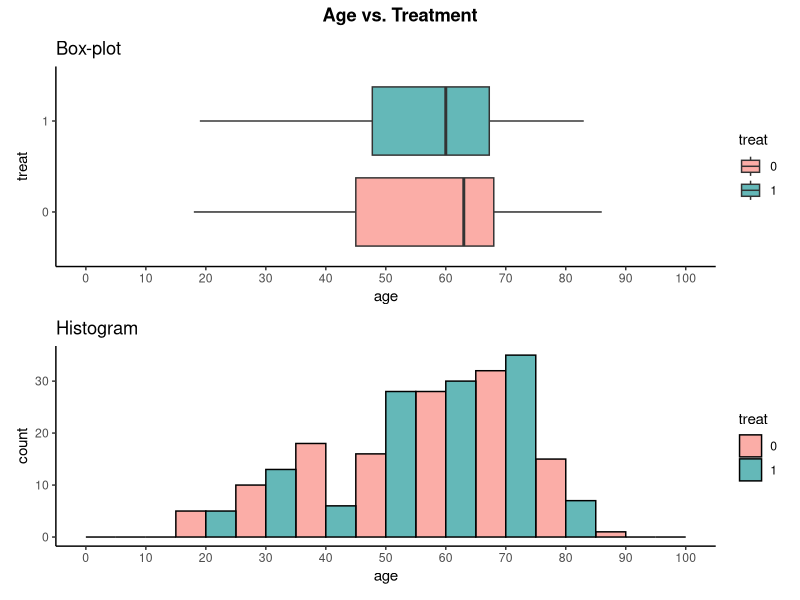
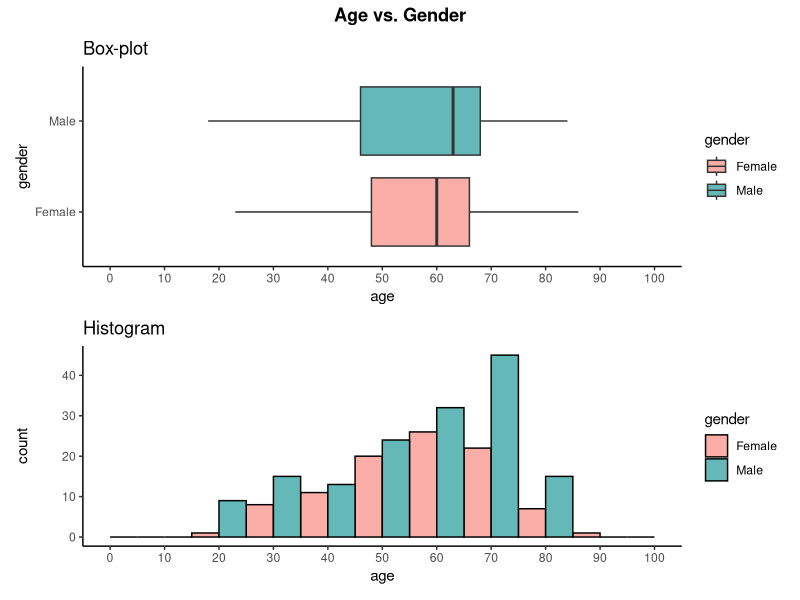

Reproduce these figures in R, in order.
#   T Are there any correlated measurements?

#   K Does the preoperative pain change with age of the patients?
#   T Do BMI and age have a linear relationship?

#Load libraries
library(here)
library(tidyverse)
library(ggplot2)
library(patchwork)

data <- read.csv2(here("DATA", "clean_data.csv"))

#----- Does the age distribution depend on `treat`? --------------------------------------

# Set 'treat' as factor
data$treat <- factor(data$treat)

# Boxplot Age vs. Treat 
boxplot_treat <- ggplot(data, aes(x = treat, y = age, fill = treat)) +
  geom_boxplot() +
  scale_fill_manual(values = c("0" = "#FBADA7", "1" = "#64B8B8")) +
  scale_y_continuous(breaks = c(0, 10, 20, 30, 40, 50, 60, 70, 80, 90, 100), limits = c(0, 100)) +
  labs(title = "Box-plot") +
  theme_classic() +
  coord_flip()  

# Histogram Age vs. Treat 
histogram_treat <- ggplot(data, aes(y = age, fill = treat)) +
  geom_histogram(binwidth = 10, position = "dodge", color = "black") +
  scale_fill_manual(values = c("0" = "#FBADA7", "1" = "#64B8B8")) +
  scale_y_continuous(breaks = c(0, 10, 20, 30, 40, 50, 60, 70, 80, 90, 100), limits = c(0, 100)) +
  labs(title = "Histogram") +
  theme_classic() +
  coord_flip()  

# Combine plots 
Age_vs_treat_plot <- (boxplot_treat / histogram_treat) + 
  plot_annotation(
    title = "Age vs. Treatment",
    theme = theme(plot.title = element_text(hjust = 0.5, face = "bold"))
  )
Age_vs_treat_plot

#----- Does the age distribution of the patients depend on their sex (`gender`)?--------

# Boxplot: Age vs. Gender
boxplot_gender <- ggplot(data, aes(x = gender, y = age, fill = gender)) +
  geom_boxplot() +
  scale_fill_manual(values = c("Female" = "#FBADA7", "Male" = "#64B8B8")) +
  scale_y_continuous(breaks = c(0, 10, 20, 30, 40, 50, 60, 70, 80, 90, 100), limits = c(0, 100)) +
  labs(title = "Box-plot") +
  theme_classic() +
  coord_flip() 

# Histogram: Age vs. Gender
histogram_gender <- ggplot(data, aes(y = age, fill = gender)) +
  geom_histogram(binwidth = 10, position = "dodge", color = "black") +
  scale_fill_manual(values = c("Female" = "#FBADA7", "Male" = "#64B8B8")) +
  scale_y_continuous(breaks = c(0 ,10, 20, 30, 40, 50, 60, 70, 80, 90, 100), limits = c(0, 100)) +
  labs(title = "Histogram") +
  theme_classic() +
  coord_flip() 

# Combine plots 
Age_vs_gender_plot <- (boxplot_gender / histogram_gender)  + 
  plot_annotation(
    title = "Age vs. Gender",
    theme = theme(plot.title = element_text(hjust = 0.5, face = "bold"))
  )

# Display the plot
Age_vs_gender_plot
